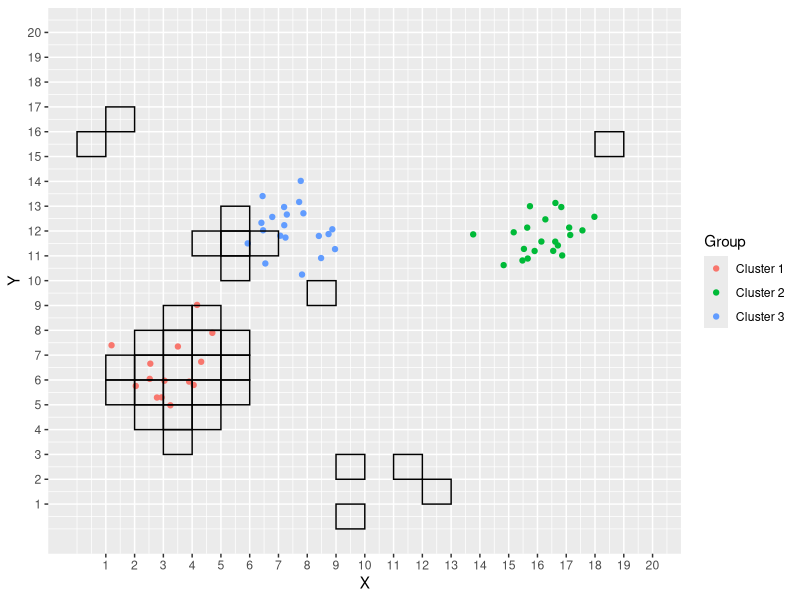
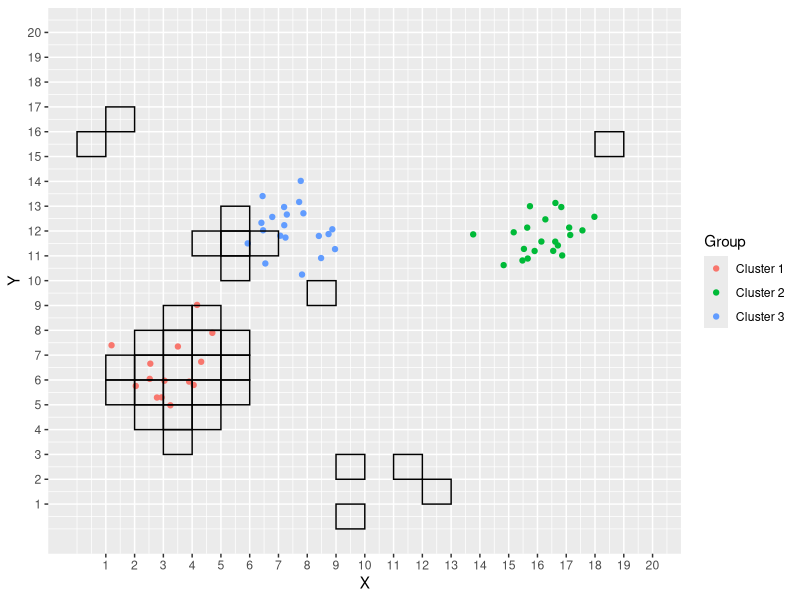

These figures' R source, in order:
## ---- chunk 1
require(tidyverse)
## ---- chunk 2
make_clusters<-function(grid_size=20, nclusters=3, avg_size=20){
  # create a list of clusters.
  centers<-split(runif(nclusters*2,0,grid_size),seq(nclusters))
  # get the three cluster sizes
  sizes<-rpois(3,avg_size)
  # get list of matrices of the centers
  center_dfs<-map2(sizes,centers,
                   ~ kronecker(matrix(rep(1,.x),ncol=1), matrix(.y,ncol=2)))
                              # I actually used the kronecker product holy crap!
  # get coordinates of locations
  locations<-sizes %>% # use sizes
    map(~data.frame(matrix(rnorm(.x*2),ncol=2))) %>% # make list of df of changes from centers
    map2(.y=center_dfs,~.x+.y) %>% # add the changes on to the center
    map2(.y=seq(nclusters), ~ mutate(.x, Group=paste("Cluster",.y)))%>%
    bind_rows()
  colnames(locations)<-c("X","Y","Group")
  locations
}
make_clusters()
## ---- chunk 3
plot_clusters<-function(cluster_df, grid_size=20,samp=NULL){
  # cluster_df is the set of points on the grid
  # samp is the set of tiles that were sampled
  # create a plot of the clusters
  p<-ggplot(cluster_df, aes(x=X, y=Y, color=Group))+
    geom_point()+
    scale_x_continuous(breaks=seq(grid_size))+
    scale_y_continuous(breaks=seq(grid_size))+
    coord_cartesian(xlim=c(0,grid_size), ylim=c(0,grid_size))
  if(!is.null(samp)){
    # this will highlight tiles that are sampled
    # samp is the dataframe containing the coordinates for tiles
    p<-p+geom_rect(data=samp, 
                   aes( xmin=X-1, xmax=X, ymin=Y-1, ymax=Y),
                   color="black",
                   fill=NA)
  }
  plot(p)
}
## ---- chunk 4
is_occupied<-function(tile=c(1,1,1),df){
  # check if a tile is occupied tile location is given as c(row,column)
  # give a dataframe with coordinates of point
  # check if there are any points in xrange & yrange at the same time
  #sum((df[,1]<tile[2] & df[,1]>tile[2]-1) * (df[,1]<tile[2] & df[,1]>tile[2]-1))>0
  
  sum((df[,1]<tile[1]&df[,1]>tile[1]-1) & (df[,2]<tile[2] & df[,2]>tile[2]-1))>0
}
## ---- chunk 5
tile_sum<-function(tile=c(X=1,Y=1,K=1), df){
  # This function returns the y_k for tile k
  # tile is the tile to find the response of 
  # df is the dataframe of points on the grid
  sum((df[,1]<tile[1]&df[,1]>tile[1]-1) & (df[,2]<tile[2] & df[,2]>tile[2]-1))
}
## ---- chunk 6
get_neighbours<- function(tile=c(X=1,Y=1,k=1), hard_border=TRUE,grid_size=20){
  # gets a list of neighbouring tiles
  neighbours<-list(c(tile[1]-1, tile[2],   tile[3]),
                   c(tile[1],   tile[2]-1, tile[3]),
                   c(tile[1]+1, tile[2],   tile[3]),
                   c(tile[1],   tile[2]+1, tile[3]))
  if(hard_border){
    # do we want to include neighbours outside of the grid?
    # returns the neighbours that are only within the border
    neighbours<-neighbours[map_lgl(neighbours, ~prod(c(.x>0,.x<=grid_size)))]
  }
  # returns list of neighbours for a given tile 
  neighbours
}
## ---- chunk 7
get_tiles<-function(grid_size=20,n1=10,...){
  # this function returns a sample of n1 tiles using a square grid_size grid
  # get a tile
  tiles<-sample(1:grid_size^2,n1,...)
  # convert tile numbers into X and Y
  samp<-data.frame(X=tiles%%grid_size, Y=(tiles-1)%/%grid_size+1)
  samp$X[samp$X==0]<-grid_size
  samp$k<-1:n1
  samp
}

## ---- chunk 8
simulate_one<-function(nclusters=3, grid_size=20,n1=10,... ){
  # generate clusters
  points<-make_clusters()
  # choose the starting grid cells
  sample_tiles<-get_tiles(n1=10,...)
  # save a copy to check against for updates
  temp<-sample_tiles
  # check whether or not they are occupied based on the clusters
  occupied<-apply(sample_tiles,1,function(x) is_occupied(x, points))
  # find the neighbours of the occupied points
  neighbours<-apply(sample_tiles[occupied,], 1, get_neighbours)%>% # get neighbours
    bind_rows() %>% # turn list of neighbours into tibble
    as.data.frame() # into dataframe
  # update sample tiles to include neighbours
  sample_tiles<-rbind(sample_tiles,neighbours) %>%
    unique()
  
  # keep looping until sample_tiles does not grow
  while(dim(temp)[1]!=dim(sample_tiles)[1]){ 
    # save a copy to check against for updates
    temp<-sample_tiles
    # check whether or not they are occupied based on the clusters
    occupied<-apply(sample_tiles,1,function(x) is_occupied(x,points))
    # find the neighbours of the occupied points
    neighbours<-apply(sample_tiles[occupied,], 1, get_neighbours)%>% # get neighbours
      bind_rows() %>% # turn list of neighbours into tibble
      as.data.frame() # into dataframe
    # update sample tiles to include neighbours
    sample_tiles<-sample_tiles %>%
      bind_rows(neighbours) %>%
      unique()
  }
  
  # get the values of the response for each unit in the sample
  sample_tiles$y_k<-apply(sample_tiles,1,function(x) tile_sum(x, points))
  # get the number of units in each network m_k and add occupied to sample_tiles
  sample_tiles<-sample_tiles%>%
    cbind(occupied)%>%
    group_by(k)%>%
    mutate(m_k=sum(occupied))
  # minimum for m_k is 1 not 0, set all 0s to 1
  sample_tiles$m_k[sample_tiles$m_k==0]<-1
  
  return(list(sample_tiles=sample_tiles,
              points=points,
              nclusters=nclusters,
              grid_size=grid_size,
              n1=n1))
}

set.seed(pi)
sim_data<-simulate_one()
## ---- chunk 9
set.seed(pi)
sample_one<-simulate_one(n1=10,nclusters=3, grid_size=20)
plot_clusters(sample_one$points,samp=sample_one$sample_tiles)
## ---- chunk 10
modified_HH<-function(sim_data,plot=F,n1=10,...){
  # Find the hansen hurwitz estimator of a sample called sim_data
  if(plot==T){ # plot sample
    plot_clusters(sim_data$points,samp=sim_data$sample_tiles)
  }
  
  # sample_one$points and sample_one$sample_tiles
  # get the response values for each tile sampled
  y_k<-sim_data$sample_tiles$y_k
  # find the sum of each network that a unit belongs to this returns
  # k and the mean
  temp<-data.frame(y_k,group=sim_data$sample_tiles$k) %>%
    group_by(group)%>%
    filter(y_k>0) %>%
    summarize(network_means=mean(y_k))
  
  means<-data.frame(init_sample=1:n1,network_means=rep(0,n1))
  means[temp$group,2]<-temp$network_means
  mean(means$network_means)
}

modified_HH(sim_data,plot=T)
## ---- chunk 11
alpha_k<-function(sim_data){
  # get the response values for each tile sampled
  y_k<-sim_data$sample_tiles$y_k
  n1<-sim_data$n1
  N<-sim_data$grid_size^2
  1-choose(N-sim_data$sample_tiles$m_k, sim_data$n1)/choose(N,sim_data$n1)
}
alpha_k(sim_data)
## ---- chunk 12
modified_TH<-function(sim_data,plot=F){
  if(plot==T){
    plot_clusters(sim_data$points,samp=sim_data$sample_tiles)
  }
  a_k<-alpha_k(sim_data)
  N<-sim_data$grid_size^2
  y_k<-sim_data$sample_tiles$y_k
  J_k<-sim_data$sample_tiles$occupied
  1/N*sum(y_k*J_k/a_k)
}

modified_TH(sim_data)
